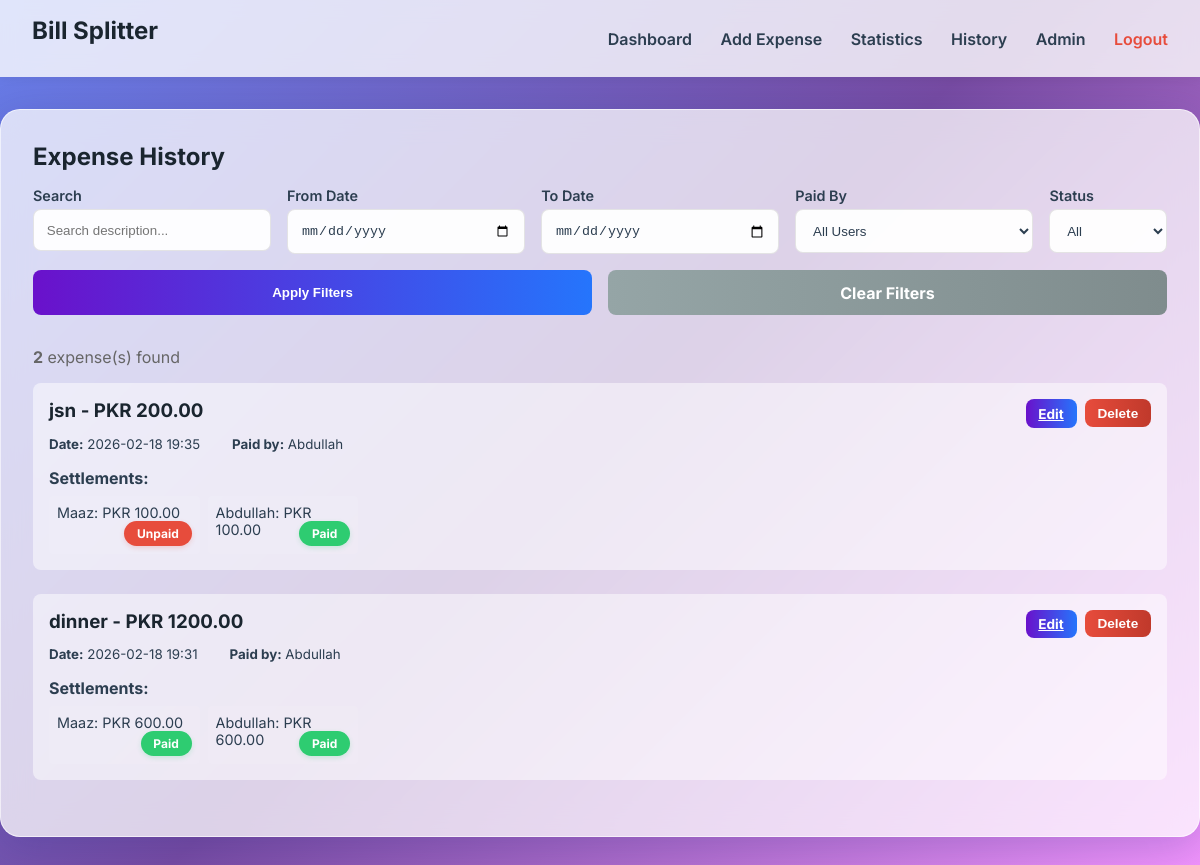
The page /history (signed in) on the database its author committed.
### models.py (models this page shows)
class Expense(db.Model):
    id = db.Column(db.Integer, primary_key=True)
    description = db.Column(db.String(200), nullable=False)
    amount = db.Column(db.Float, nullable=False)
    date = db.Column(db.DateTime, default=datetime.utcnow)
    payer_id = db.Column(db.Integer, db.ForeignKey('user.id'), nullable=False)
    settlements = db.relationship('Settlement', backref='expense', lazy=True, cascade="all, delete-orphan")

class User(UserMixin, db.Model):
    id = db.Column(db.Integer, primary_key=True)
    username = db.Column(db.String(150), unique=True, nullable=False)
    password = db.Column(db.String(150), nullable=False)
    email = db.Column(db.String(200), nullable=True)
    is_admin = db.Column(db.Boolean, default=False)
    expenses_paid = db.relationship('Expense', backref='payer', lazy=True)
    settlements = db.relationship('Settlement', backref='debtor', lazy=True)

class Settlement(db.Model):
    id = db.Column(db.Integer, primary_key=True)
    expense_id = db.Column(db.Integer, db.ForeignKey('expense.id'), nullable=False)
    user_id = db.Column(db.Integer, db.ForeignKey('user.id'), nullable=False)
    amount_due = db.Column(db.Float, nullable=False)
    is_paid = db.Column(db.Boolean, default=False)

### app.py (the view, shortened to what this page needs)
@app.route('/history')
@login_required
def history():
    from datetime import datetime, timedelta
    search_query = request.args.get('search', '').strip()
    date_from = request.args.get('date_from', '')
    date_to = request.args.get('date_to', '')
    user_filter = request.args.get('user_id', '')
    status_filter = request.args.get('status', '')
    if current_user.is_admin:
        query = Expense.query
    if search_query:
        query = query.filter(Expense.description.ilike(f'%{search_query}%'))
    if date_from:
        date_from_obj = datetime.strptime(date_from, '%Y-%m-%d')
        query = query.filter(Expense.date >= date_from_obj)
    if date_to:
        date_to_obj = datetime.strptime(date_to, '%Y-%m-%d') + timedelta(days=1)
        query = query.filter(Expense.date < date_to_obj)
    if user_filter:
        query = query.filter(Expense.payer_id == int(user_filter))
    expenses = query.order_by(Expense.date.desc()).all()
    all_users = User.query.filter_by(is_admin=False).all()
    return render_template('history.html', expenses=expenses, all_users=all_users,
                          search_query=search_query, date_from=date_from, date_to=date_to,
                          user_filter=user_filter, status_filter=status_filter)

### app.py (called while the page is built)
@login_manager.user_loader
def load_user(user_id):
    return User.query.get(int(user_id))

### templates/history.html (shortened to what this page needs)
{% extends "base.html" %}
{% block content %}
<div class="glass-container" style="max-width: 1200px; margin: 2rem auto;">
    <h2>Expense History</h2>
    <form method="GET" action="{{ url_for('history') }}" style="margin-bottom: 2rem;">
        <div style="display: grid; grid-template-columns: 1fr 1fr 1fr 1fr auto; gap: 1rem; margin-bottom: 1rem;">
            <div class="input-group" style="margin-bottom: 0;">
                <label
                    style="display: block; margin-bottom: 0.3rem; font-size: 0.9rem; font-weight: 600;">Search</label>
                <input type="text" name="search" placeholder="Search description..." value="{{ search_query }}"
                    style="width: 100%;">
            </div>
            <div class="input-group" style="margin-bottom: 0;">
                <label style="display: block; margin-bottom: 0.3rem; font-size: 0.9rem; font-weight: 600;">From
                    Date</label>
                <input type="date" name="date_from" value="{{ date_from }}" style="width: 100%;">
            </div>
            <div class="input-group" style="margin-bottom: 0;">
                <label style="display: block; margin-bottom: 0.3rem; font-size: 0.9rem; font-weight: 600;">To
                    Date</label>
                <input type="date" name="date_to" value="{{ date_to }}" style="width: 100%;">
            </div>
            <div class="input-group" style="margin-bottom: 0;">
                <label style="display: block; margin-bottom: 0.3rem; font-size: 0.9rem; font-weight: 600;">Paid
                    By</label>
                <select name="user_id"
                    style="width: 100%; padding: 0.8rem; border-radius: 8px; border: 1px solid rgba(0,0,0,0.1); background: var(--input-bg); color: var(--text-color);">
                    <option value="">All Users</option>
                </select>
            </div>
            <div class="input-group" style="margin-bottom: 0;">
                <label
                    style="display: block; margin-bottom: 0.3rem; font-size: 0.9rem; font-weight: 600;">Status</label>
                <select name="status"
                    style="width: 100%; padding: 0.8rem; border-radius: 8px; border: 1px solid rgba(0,0,0,0.1); background: var(--input-bg); color: var(--text-color);">
                    <option value="">All</option>
                </select>
            </div>
        </div>
        <div style="display: flex; gap: 1rem;">
            <button type="submit" class="btn" style="flex: 1;">Apply Filters</button>
            <a href="{{ url_for('history') }}" class="btn"
                style="flex: 1; background: linear-gradient(90deg, #95a5a6, #7f8c8d); text-align: center; text-decoration: none; display: flex; align-items: center; justify-content: center;">Clear
                Filters</a>
        </div>
    </form>
    <p style="color: #666; margin-bottom: 1rem;">
        <strong>{{ expenses|length }}</strong> expense(s) found
    </p>
    {% if expenses %}
    {% for expense in expenses %}
    <div class="list-item" style="flex-direction: column; align-items: start; margin-bottom: 1.5rem;">
        <div style="width: 100%; display: flex; justify-content: space-between; margin-bottom: 0.5rem;">
            <h3 style="margin: 0;">{{ expense.description }} - PKR {{ "%.2f"|format(expense.amount) }}</h3>
            <div style="display: flex; gap: 0.5rem;">
                {% if current_user.id == expense.payer_id or current_user.is_admin %}
                <a href="{{ url_for('edit_expense', expense_id=expense.id) }}" class="btn"
                    style="padding: 0.4rem 0.8rem; font-size: 0.85rem;">Edit</a>
                <form action="{{ url_for('delete_expense', expense_id=expense.id) }}" method="POST"
                    style="display: inline;"
                    onsubmit="return confirm('Are you sure you want to delete this expense? All settlements will be removed.');">
                    <button type="submit" class="btn"
                        style="padding: 0.4rem 0.8rem; font-size: 0.85rem; background: linear-gradient(90deg, #e74c3c, #c0392b);">Delete</button>
                </form>
                {% endif %}
            </div>
        </div>
        <div style="display: flex; gap: 2rem; margin-bottom: 0.5rem; flex-wrap: wrap;">
            <small><strong>Date:</strong> {{ expense.date.strftime('%Y-%m-%d %H:%M') }}</small>
            <small><strong>Paid by:</strong> {{ expense.payer.username }}</small>
        </div>
        <div style="margin-top: 0.5rem; width: 100%;">
            <strong>Settlements:</strong>
            <div
                style="display: grid; grid-template-columns: repeat(auto-fill, minmax(150px, 1fr)); gap: 0.5rem; margin-top: 0.5rem;">
                {% for settlement in expense.settlements %}
                <div
                    style="background: rgba(255,255,255,0.05); padding: 0.5rem; border-radius: 4px; font-size: 0.9rem;">
                    {{ settlement.debtor.username }}:
                    PKR {{ "%.2f"|format(settlement.amount_due) }}
                    {% if settlement.is_paid %}
                    <span class="paid-badge" style="float: right;">Paid</span>
                    {% else %}
                    <span class="unpaid-badge" style="float: right;">Unpaid</span>
                    {% endif %}
                </div>
                {% endfor %}
            </div>
        </div>
    </div>
    {% endfor %}
    {% else %}
    <div style="text-align: center; padding: 3rem; color: #999;">
        <p>No expenses found matching your filters.</p>
    </div>
    {% endif %}
</div>
{% endblock %}

### templates/base.html (shortened to what this page needs)
<!DOCTYPE html>
<html lang="en">
<head>
    <link rel="stylesheet" href="{{ url_for('static', filename='style.css') }}">
</head>
<body>
    <nav class="navbar">
        <div class="logo">
            <h2>Bill Splitter</h2>
        </div>
        <div class="nav-links">
            {% if current_user.is_authenticated %}
            <a href="{{ url_for('dashboard') }}">Dashboard</a>
            <a href="{{ url_for('add_expense') }}">Add Expense</a>
            <a href="{{ url_for('statistics') }}">Statistics</a>
            <a href="{{ url_for('history') }}">History</a>
            {% if current_user.is_admin %}
            <a href="{{ url_for('add_user') }}">Admin</a>
            {% endif %}
            <a href="{{ url_for('logout') }}" style="color: #e74c3c;">Logout</a>
            {% else %}
            <a href="{{ url_for('login') }}">Login</a>
            {% endif %}
        </div>
    </nav>
    <div class="content">
        {% block content %}{% endblock %}
    </div>
</body>
</html>

### static/style.css (style rules this page uses)
:root { --primary-color: #6a11cb; --secondary-color: #2575fc; --text-color: #2c3e50; --bg-color: #f3f4f6; --glass-bg: rgba(255, 255, 255, 0.75); --glass-border: rgba(255, 255, 255, 0.6); --card-shadow: 0 10px 40px 0 rgba(31, 38, 135, 0.2); --input-bg: rgba(255, 255, 255, 0.95); }
* { box-sizing: border-box; }
body { background: linear-gradient(135deg, #667eea 0%, #764ba2 50%, #f093fb 100%); background-attachment: fixed; color: var(--text-color); font-family: 'Inter', -apple-system, BlinkMacSystemFont, sans-serif; margin: 0; min-height: 100vh; display: flex; flex-direction: column; }
.glass-container { background: var(--glass-bg); backdrop-filter: blur(15px); -webkit-backdrop-filter: blur(15px); border: 1px solid var(--glass-border); border-radius: 20px; box-shadow: var(--card-shadow); padding: 2rem; margin: 1rem; }
.navbar { display: flex; justify-content: space-between; align-items: center; padding: 1rem 2rem; background: rgba(255, 255, 255, 0.8); backdrop-filter: blur(10px); box-shadow: 0 2px 10px rgba(0, 0, 0, 0.05); }
.nav-links a { color: var(--text-color); text-decoration: none; margin-left: 1.5rem; font-weight: 600; transition: color 0.3s; }
.btn { background: linear-gradient(90deg, var(--primary-color), var(--secondary-color)); border: none; padding: 0.8rem 1.5rem; border-radius: 8px; color: white; cursor: pointer; font-weight: bold; transition: transform 0.2s, box-shadow 0.2s; }
.input-group { margin-bottom: 1rem; }
input { width: 100%; padding: 0.8rem; border-radius: 8px; border: 1px solid rgba(0, 0, 0, 0.1); background: var(--input-bg); color: var(--text-color); outline: none; box-sizing: border-box; transition: border-color 0.3s, box-shadow 0.3s; }
h1, h2, h3 { margin-top: 0; margin-bottom: 1rem; color: #1a252f; }
.list-item { display: flex; justify-content: space-between; align-items: center; padding: 1rem; background: rgba(255, 255, 255, 0.5); border-radius: 8px; margin-bottom: 0.8rem; transition: transform 0.2s; }
.list-item:last-child { margin-bottom: 0; }
.paid-badge { background: #2ecc71; color: white; padding: 0.3rem 0.8rem; border-radius: 20px; font-size: 0.75rem; font-weight: bold; box-shadow: 0 2px 5px rgba(46, 204, 113, 0.2); }
.unpaid-badge { background: #e74c3c; color: white; padding: 0.3rem 0.8rem; border-radius: 20px; font-size: 0.75rem; font-weight: bold; box-shadow: 0 2px 5px rgba(231, 76, 60, 0.2); }

### rows shown on the page
Expense: description "jsn", amount "200.00", date "2026-02-18 19:35", payer.username "Abdullah"
Settlement: debtor.username "Maaz", amount_due "100.00", is_paid "Unpaid"
Settlement: debtor.username "Abdullah", amount_due "100.00", is_paid "Paid"
Expense: description "dinner", amount "1200.00", date "2026-02-18 19:31", payer.username "Abdullah"
Settlement: debtor.username "Maaz", amount_due "600.00", is_paid "Paid"
Settlement: debtor.username "Abdullah", amount_due "600.00", is_paid "Paid"

### other values the page prints
{{ expenses|length }} "2"
